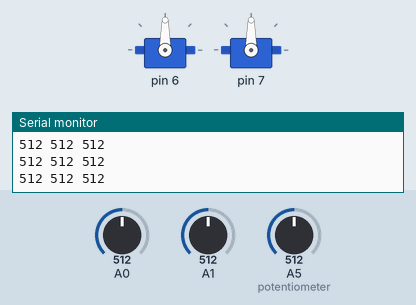
The sketch below on a simulated Arduino Uno, built with avr-gcc and run on an emulated ATmega328P. Shown: 2 × servo, the last lines printed to the serial monitor. Inputs (shaded band) come from the test bench; at power-on: A5 (potentiometer) = 512, A0 = 512, A1 = 512.

Above: at 1.2 s.
1.3 s: A5 (potentiometer) set to 11
At 1.9 s:
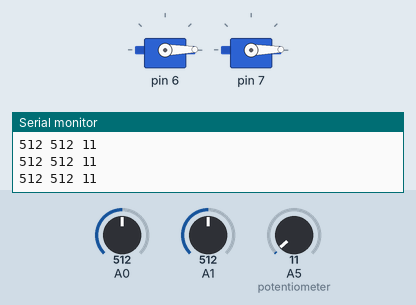
2.8 s: A5 (potentiometer) set to 8
5.8 s: A5 (potentiometer) set to 122
At 6.4 s:
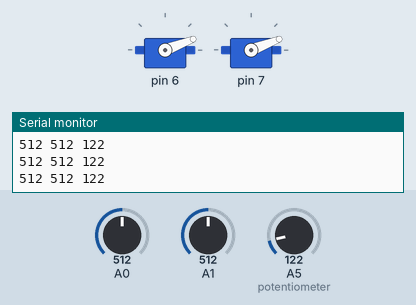
7.3 s: A5 (potentiometer) set to 306
At 8.5 s:
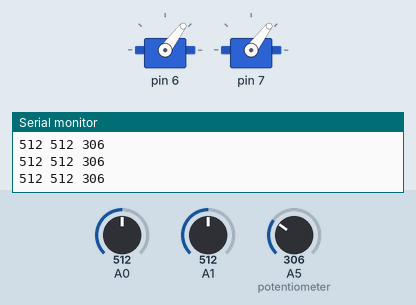
8.8 s: A5 (potentiometer) set to 716
At 9.9 s:
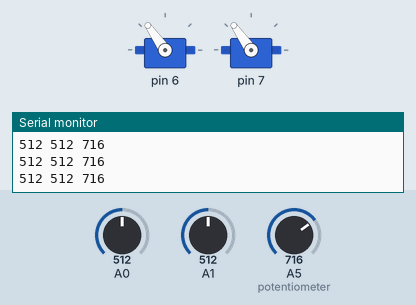
10.3 s: A5 (potentiometer) set to 900
At 11.1 s:
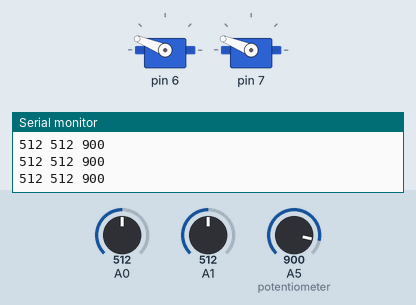
Timing chart, 0 to 12.8 s (numbered marks = the images above; inputs shaded):
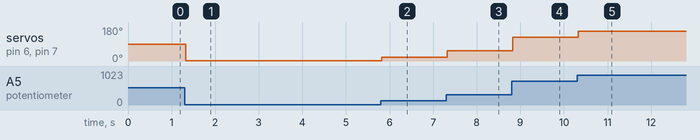

Measured:
- after the input at 1.3 s, servo on pin 6, servo on pin 7: 90° → 1° at once
- after the input at 5.8 s, servo on pin 6, servo on pin 7: 1° → 21° at once
- after the input at 7.3 s, servo on pin 6, servo on pin 7: 21° → 53° at once
- after the input at 8.8 s, servo on pin 6, servo on pin 7: 53° → 125° at once
- after the input at 10.3 s, servo on pin 6, servo on pin 7: 125° → 158° at once

The sketch:

sketch_dec16a.ino
```cpp
#include <Servo.h>

Servo ESC1;     // create servo object to control the ESC
Servo ESC2;

int potValue;  // value from the analog pin

void setup() {
  // Attach the ESC on pin 9
  ESC1.attach(PB6,10000,2000); // (pin, min pulse width, max pulse width in microseconds)
  ESC2.attach(PB7,10000,2000); // (pin, min pulse width, max pulse width in microseconds)
  Serial.begin(9600);
}

void loop() {
  potValue = analogRead(A5);   // reads the value of the potentiometer (value between 0 and 1023)
  int reading1 = analogRead(A0);
  Serial.print(reading1);
  Serial.print(" ");
  int reading2 = analogRead(A1);
  Serial.print(reading2);
  Serial.print(" ");
  Serial.println(potValue);
  potValue = map(potValue, 0, 1023, 0, 180);   // scale it to use it with the servo library (value between 0 and 180)
  ESC1.write(potValue);    // Send the signal to the ESC
  ESC2.write(potValue);    // Send the signal to the ESC
}
```
